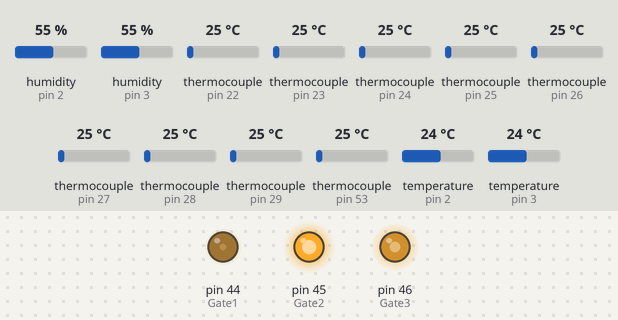
A sketch run on a simulated Arduino Mega 2560, built with avr-gcc and run on an emulated ATmega2560. Shown: output pins drawn as LEDs (lit = HIGH). The test bench sets the inputs (shaded band); at power-on: humidity (sensors on pin 2, pin 3) 55 %, thermocouple (sensors on pin 22, pin 23, pin 24, pin 25, pin 26, pin 27, pin 28, pin 29, pin 53) 25 °C, temperature (sensors on pin 2, pin 3) 24 °C. Pins used as bus, display or sensor lines are not drawn; what the sketch prints to the serial monitor is not drawn.

Above: at 1.7 s.
1.8 s: humidity (sensor on pin 2) set to 46 %
3.9 s: humidity (sensor on pin 2) set to 43 %
At 6.1 s:
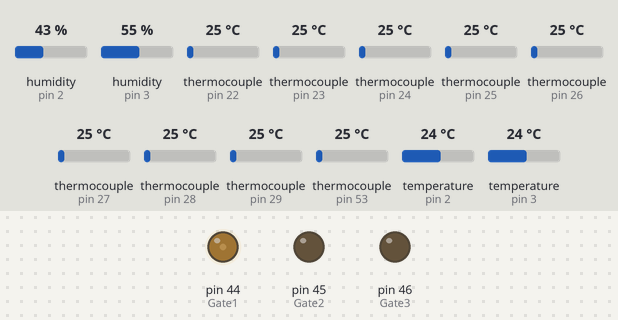
6.5 s: humidity (sensor on pin 3) set to 39 %
8.4 s: humidity (sensor on pin 3) set to 36 %
At 9.8 s:
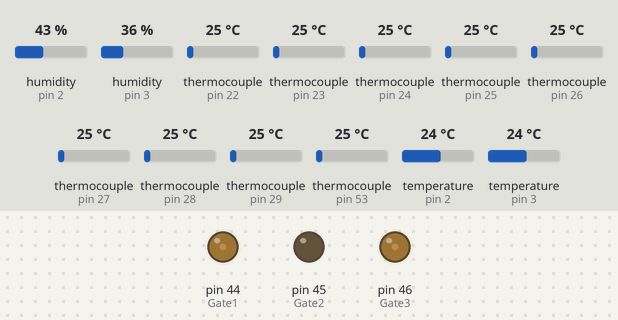
12.5 s: humidity (sensor on pin 2) set to 25 %
15.1 s: humidity (sensor on pin 2) set to 22 %
At 17.8 s:
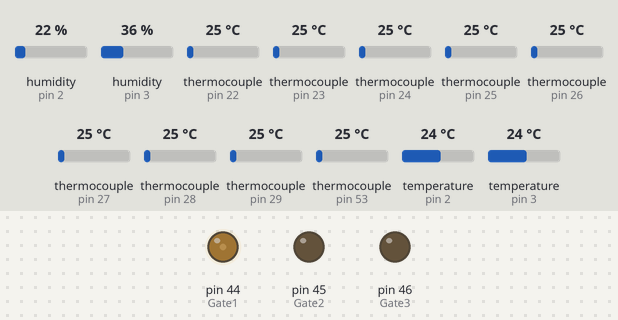
Timing chart, 0 to 18.7 s (numbered marks = the images above; inputs shaded):
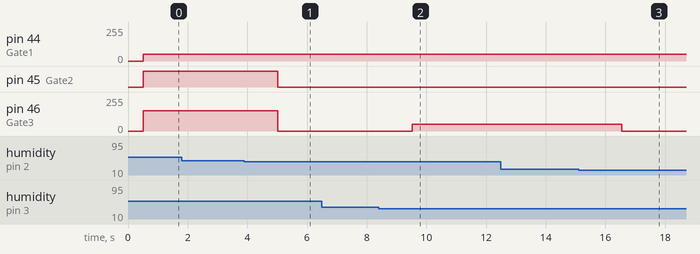

Measured:
- the behaviour switches between 45 and 44 % on humidity (sensor on pin 2) (found by bisection; images 0 and 1)
- the behaviour switches between 38 and 37 % on humidity (sensor on pin 3) (found by bisection; images 1 and 2)
- the behaviour switches between 24 and 23 % on humidity (sensor on pin 2) (found by bisection; images 2 and 3)
- after the input at 1.8 s, every drawn part: stays the same
- after the input at 3.9 s, pin 45 (Gate2): HIGH → LOW after 1.1 s; pin 46 (Gate3): 153/255 → 0/255 after 1.1 s
- after the input at 6.5 s, every drawn part: stays the same
- after the input at 8.4 s, pin 46 (Gate3): 0/255 → 51/255 after 1.1 s
- after the input at 12.5 s, every drawn part: stays the same
- after the input at 15.1 s, pin 46 (Gate3): 51/255 → 0/255 after 1.4 s

The sketch:

improved_2_heater.ino
```cpp
#include <Adafruit_MAX31855.h>
#include <SPI.h>
#include <max6675.h>
#include <DHT.h>

// ----- Sensor Pins -----
#define DHTPIN1 2
#define DHTPIN2 3
#define DHTTYPE DHT22
DHT dht1(DHTPIN1, DHTTYPE);
DHT dht2(DHTPIN2, DHTTYPE);

// ----- Fan Pins -----
const int Gate1 = 44;
const int Gate2 = 45;
const int Gate3 = 46;

// ----- TRIAC -----
bool triacEnabled = true;
int zeroCross = 3;
int firingAnglePin = 4;
volatile bool doPhaseControl = false;

// ----- Timing -----
unsigned long previousMillis = 0;
const unsigned long interval = 5000;
const unsigned long ambientReadInterval = 250;
unsigned long lastAmbiReadTime = 0;
const unsigned long humidityReadInterval = 250;
unsigned long lastHumidityReadTime = 0;
const unsigned long printInterval = 2000;
unsigned long lastPrintTime = 0;
unsigned long lastPhasePrintTime = 0;

// ----- MAX31855 -----
const int thermoCLK = 52;
const int thermoCS = 53;
const int thermoDO = 50;
Adafruit_MAX31855 thermocouple(thermoCLK, thermoCS, thermoDO);
double temperature = 0;
double lastValidTemp = 0;

// ----- MAX6675 -----
const int numSensors = 4;
const int csPins_Drying[] = {22, 23, 24, 25};
const int csPins_Plenum[] = {26, 27, 28, 29};
MAX6675* thermocouples_Drying[numSensors];
MAX6675* thermocouples_Plenum[numSensors];
float Temperatures[8];
float averageTemp = 0;
float lastValidAverage = 0;
float averageTemp_Plenum = 0;
float lastValidAverage_Plenum = 0;

// ----- Humidity -----
float H1 = NAN;
float H2 = NAN;
float h_ave = 0.0;

// ----- Fan Speed -----
const int maxPWM = 255;
const int lowPWM = maxPWM * 20 / 100;
const int mediumPWM = maxPWM * 60 / 100;
const int highPWM = maxPWM;
int gate2_pwm = 0;
int gate3_pwm = 0;
int pwm_1 = 0;
int pwm_2 = 0;
int pwmValue = 0;
String speedLabel;
String fanSpeedLabel;

// ----- Control -----
double adjustTemperature = 80.0;

void setup() {
  pinMode(Gate1, OUTPUT);
  pinMode(Gate2, OUTPUT);
  pinMode(Gate3, OUTPUT);
  pinMode(zeroCross, INPUT_PULLUP);
  pinMode(firingAnglePin, OUTPUT);
  digitalWrite(firingAnglePin, LOW);

  attachInterrupt(digitalPinToInterrupt(zeroCross), zeroCrossDetect, RISING);

  dht1.begin();
  dht2.begin();

  for (int i = 0; i < numSensors; i++) {
    thermocouples_Drying[i] = new MAX6675(thermoCLK, csPins_Drying[i], thermoDO);
    thermocouples_Plenum[i] = new MAX6675(thermoCLK, csPins_Plenum[i], thermoDO);
  }

  Serial.begin(9600);
  delay(500);
}

void loop() {
  unsigned long currentMillis = millis();

  // --- Read humidity ---
  if (currentMillis - lastHumidityReadTime >= humidityReadInterval) {
    lastHumidityReadTime = currentMillis;
    float h1 = dht1.readHumidity();
    float h2 = dht2.readHumidity();

    if (!isnan(h1) && h1 >= 0 && h1 <= 100) H1 = h1;
    if (!isnan(h2) && h2 >= 0 && h2 <= 100) H2 = h2;

    if (!isnan(H1) && !isnan(H2)) {
      h_ave = (H1 + H2) / 2.0;
    } else if (!isnan(H1)) {
      h_ave = H1;
    } else if (!isnan(H2)) {
      h_ave = H2;
    }
  }

  // --- Read ambient thermocouples ---
  if (currentMillis - lastAmbiReadTime >= ambientReadInterval) {
    lastAmbiReadTime = currentMillis;

    float totalTemp_Drying = 0;
    int validCount_Drying = 0;
    float totalTemp_Plenum = 0;
    int validCount_Plenum = 0;

    for (int i = 0; i < numSensors; i++) {
      float tempDrying = thermocouples_Drying[i]->readCelsius();
      if (!isnan(tempDrying) && tempDrying > 0 && tempDrying < 1024.0) {
        Temperatures[i + 4] = tempDrying;
        totalTemp_Drying += tempDrying;
        validCount_Drying++;
      } else {
        Temperatures[i + 4] = NAN;
      }

      float tempPlenum = thermocouples_Plenum[i]->readCelsius();
      if (!isnan(tempPlenum) && tempPlenum > 0 && tempPlenum < 1024.0) {
        Temperatures[i] = tempPlenum;
        totalTemp_Plenum += tempPlenum;
        validCount_Plenum++;
      } else {
        Temperatures[i] = NAN;
      }
    }

    averageTemp = validCount_Drying > 0 ? totalTemp_Drying / validCount_Drying : lastValidAverage;
    lastValidAverage = averageTemp;

    averageTemp_Plenum = validCount_Plenum > 0 ? totalTemp_Plenum / validCount_Plenum : lastValidAverage_Plenum;
    lastValidAverage_Plenum = averageTemp_Plenum;
  }

  // --- Read MAX31855 ---
  double tempReading = thermocouple.readCelsius();
  if (!isnan(tempReading)) {
    temperature = tempReading;
    lastValidTemp = tempReading;
  } else {
    temperature = lastValidTemp;
  }

  // --- TRIAC logic ---
  if (averageTemp >= adjustTemperature) {
    if (triacEnabled) Serial.println("TRIAC OFF: Ambient too hot");
    triacEnabled = false;
    doPhaseControl = false;
    digitalWrite(firingAnglePin, LOW);
  } else if (averageTemp < adjustTemperature) {
    if (!triacEnabled) Serial.println("TRIAC ON: Ambient cooled down");
    triacEnabled = true;
  }

  if (triacEnabled) {
    doPhaseControl = (temperature < 200.0);
    if (!doPhaseControl) digitalWrite(firingAnglePin, LOW);
  } else {
    doPhaseControl = false;
    digitalWrite(firingAnglePin, LOW);
  }

  // --- Fan control ---
  analogWrite(Gate1, lowPWM);

  if (h_ave >= 50.0 && h_ave <= 60.0) {
    gate2_pwm = highPWM;
    gate3_pwm = mediumPWM;
  } else if (h_ave >= 30.0 && h_ave <= 40.0) {
    gate2_pwm = 0;
    gate3_pwm = lowPWM;
  } else {
    gate2_pwm = 0;
    gate3_pwm = 0;
  }

  analogWrite(Gate2, gate2_pwm);
  analogWrite(Gate3, gate3_pwm);

  if (gate2_pwm == highPWM && gate3_pwm == mediumPWM) {
    fanSpeedLabel = "HIGH/MEDIUM";
  } else if (gate2_pwm == 0 && gate3_pwm == lowPWM) {
    fanSpeedLabel = "OFF/LOW";
  } else if (gate2_pwm == 0 && gate3_pwm == 0) {
    fanSpeedLabel = "OFF";
  } else {
    fanSpeedLabel = "CUSTOM";
  }

  // --- TRIAC Phase Control ---
  if (doPhaseControl) {
    noInterrupts();
    doPhaseControl = false;
    interrupts();
    phaseControl();
  }

  // --- Serial Printing ---
  if (currentMillis - lastPrintTime >= printInterval) {
    lastPrintTime = currentMillis;

    Serial.print("Temperature (MAX31855): "); Serial.println(temperature);
    Serial.print("Ambient Average Temp: "); Serial.println(averageTemp);
    Serial.print("Fan3 PWM (20%): "); Serial.println(lowPWM);
    Serial.print("Fan1 PWM: "); Serial.println(pwmValue);
    Serial.print("Fan1 Speed Label: "); Serial.println(speedLabel);

    for (int i = 0; i < 8; i++) {
      Serial.print("T"); Serial.print(i + 1); Serial.print(":");
      Serial.print(Temperatures[i], 2); Serial.print(" ");
    }

    Serial.print("H1:"); Serial.print(H1, 2); Serial.print(" ");
    Serial.print("H2:"); Serial.print(H2, 2); Serial.print(" ");
    Serial.print("t_ave_first:"); Serial.print(averageTemp, 2); Serial.print(" ");
    Serial.print("t_ave_2nd:"); Serial.print(averageTemp_Plenum, 2); Serial.print(" ");
    Serial.print("h_ave:"); Serial.print(h_ave, 2); Serial.print(" ");
    Serial.print("pwm_1:"); Serial.print(pwm_1); Serial.print(" ");
    Serial.print("pwm_2:"); Serial.println(pwm_2);
  }
}

void phaseControl() {
  float deviation = temperature - 200.0;
  int delayMicros = map(deviation * 10, -100, 100, 1000, 8300);
  delayMicros = constrain(delayMicros, 1000, 8300);

  delayMicroseconds(delayMicros);
  digitalWrite(firingAnglePin, HIGH);
  delayMicroseconds(100);
  digitalWrite(firingAnglePin, LOW);

  if (millis() - lastPhasePrintTime >= printInterval) {
    lastPhasePrintTime = millis();
    Serial.print("TRIAC triggered after delay: ");
    Serial.print(delayMicros); Serial.println(" µs");
  }
}

void zeroCrossDetect() {
  if (triacEnabled) {
    doPhaseControl = true;
  }
}
```
